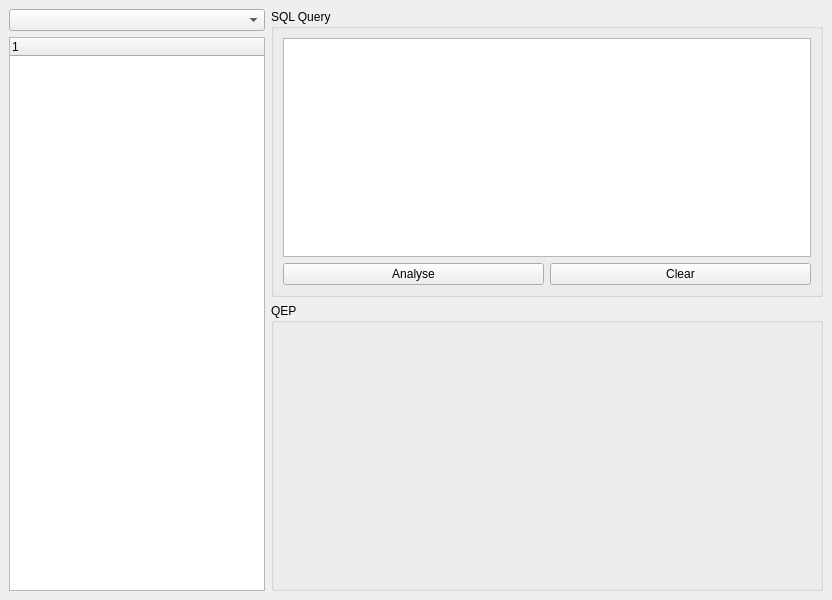
<?xml version="1.0" encoding="UTF-8"?>
<ui version="4.0">
    <class>MainWindow</class>
    <widget class="QMainWindow" name="MainWindow">
        <property name="geometry">
            <rect>
                <x>0</x>
                <y>0</y>
                <width>832</width>
                <height>600</height>
            </rect>
        </property>
        <property name="minimumSize">
            <size>
                <width>300</width>
                <height>398</height>
            </size>
        </property>
        <property name="windowTitle">
            <string>CZ4031-Assignment2</string>
        </property>
        <widget class="QWidget" name="centralwidget">
            <layout class="QVBoxLayout" name="verticalLayout">
                <item>
                    <layout class="QHBoxLayout" name="panels">
                        <item>
                            <layout class="QVBoxLayout" name="left">
                                <item>
                                    <widget class="QComboBox" name="combo_databases"/>
                                </item>
                                <item>
                                    <widget class="QTreeWidget" name="tree_attrs">
                                        <property name="sizePolicy">
                                            <sizepolicy hsizetype="Minimum" vsizetype="Expanding">
                                                <horstretch>0</horstretch>
                                                <verstretch>0</verstretch>
                                            </sizepolicy>
                                        </property>
                                        <property name="minimumSize">
                                            <size>
                                                <width>100</width>
                                                <height>0</height>
                                            </size>
                                        </property>
                                        <property name="columnCount">
                                            <number>1</number>
                                        </property>
                                        <attribute name="headerVisible">
                                            <bool>true</bool>
                                        </attribute>
                                        <column>
                                            <property name="text">
                                                <string notr="true">1</string>
                                            </property>
                                        </column>
                                    </widget>
                                </item>
                            </layout>
                        </item>
                        <item>
                            <layout class="QVBoxLayout" name="main">
                                <item>
                                    <widget class="QGroupBox" name="group_input">
                                        <property name="sizePolicy">
                                            <sizepolicy hsizetype="Expanding" vsizetype="Expanding">
                                                <horstretch>0</horstretch>
                                                <verstretch>0</verstretch>
                                            </sizepolicy>
                                        </property>
                                        <property name="title">
                                            <string>SQL Query</string>
                                        </property>
                                        <layout class="QVBoxLayout" name="verticalLayout_4">
                                            <item>
                                                <widget class="QTextEdit" name="input_query">
                                                <property name="sizePolicy">
                                                <sizepolicy hsizetype="Expanding" vsizetype="Expanding">
                                                <horstretch>0</horstretch>
                                                <verstretch>0</verstretch>
                                                </sizepolicy>
                                                </property>
                                                <property name="acceptRichText">
                                                    <bool>false</bool>
                                                </property>
                                                </widget>
                                            </item>
                                            <item>
                                                <layout class="QHBoxLayout">
                                                    <item>
                                                        <widget class="QPushButton" name="btn_analyse">
                                                            <property name="text">
                                                                <string>Analyse</string>
                                                            </property>
                                                        </widget>
                                                    </item>
                                                    <item alignment="Qt::AlignTop">
                                                        <widget class="QPushButton" name="btn_clear">
                                                            <property name="text">
                                                                <string>Clear</string>
                                                            </property>
                                                        </widget>
                                                    </item>
                                                </layout>
                                            </item>
                                            
                                        </layout>
                                    </widget>
                                </item>
                                <item>
                                    <widget class="QGroupBox" name="group_result">
                                        <property name="sizePolicy">
                                            <sizepolicy hsizetype="Expanding" vsizetype="Expanding">
                                                <horstretch>0</horstretch>
                                                <verstretch>0</verstretch>
                                            </sizepolicy>
                                        </property>
                                        <property name="title">
                                            <string>QEP</string>
                                        </property>
                                        <layout class="QVBoxLayout" name="verticalLayout_2">
                                            <item alignment="Qt::AlignTop">
                                                <widget class="QLabel" name="text_plan">
                                                <property name="sizePolicy">
                                                <sizepolicy hsizetype="Expanding" vsizetype="Expanding">
                                                <horstretch>0</horstretch>
                                                <verstretch>0</verstretch>
                                                </sizepolicy>
                                                </property>
                                                <property name="text">
                                                <string/>
                                                </property>
                                                <property name="wordWrap">
                                                <bool>true</bool>
                                                </property>
                                                </widget>
                                            </item>
                                        </layout>
                                    </widget>
                                </item>
                            </layout>
                        </item>
                    </layout>
                </item>
            </layout>
        </widget>
    </widget>
    <resources/>
    <connections/>
</ui>
